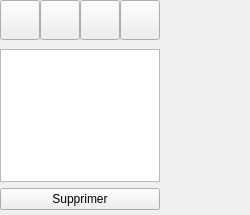
<?xml version="1.0" encoding="UTF-8"?>
<ui version="4.0">
 <class>PlayerManager</class>
 <widget class="QWidget" name="PlayerManager">
  <property name="geometry">
   <rect>
    <x>0</x>
    <y>0</y>
    <width>250</width>
    <height>215</height>
   </rect>
  </property>
  <property name="windowTitle">
   <string>Form</string>
  </property>
  <property name="styleSheet">
   <string notr="true"/>
  </property>
  <widget class="QPushButton" name="Precedent">
   <property name="geometry">
    <rect>
     <x>0</x>
     <y>0</y>
     <width>40</width>
     <height>40</height>
    </rect>
   </property>
   <property name="text">
    <string/>
   </property>
   <property name="icon">
    <iconset resource="iconeslecteur.qrc">
     <normaloff>:/Icones/precedent</normaloff>:/Icones/precedent</iconset>
   </property>
   <property name="iconSize">
    <size>
     <width>30</width>
     <height>30</height>
    </size>
   </property>
  </widget>
  <widget class="QPushButton" name="Suivant">
   <property name="geometry">
    <rect>
     <x>40</x>
     <y>0</y>
     <width>40</width>
     <height>40</height>
    </rect>
   </property>
   <property name="text">
    <string/>
   </property>
   <property name="icon">
    <iconset>
     <normalon>:/Icones/suivant</normalon>
    </iconset>
   </property>
   <property name="iconSize">
    <size>
     <width>30</width>
     <height>30</height>
    </size>
   </property>
  </widget>
  <widget class="QPushButton" name="Aleatoire">
   <property name="geometry">
    <rect>
     <x>80</x>
     <y>0</y>
     <width>40</width>
     <height>40</height>
    </rect>
   </property>
   <property name="text">
    <string/>
   </property>
   <property name="icon">
    <iconset>
     <normalon>:/Icones/aleag</normalon>
    </iconset>
   </property>
   <property name="iconSize">
    <size>
     <width>30</width>
     <height>30</height>
    </size>
   </property>
  </widget>
  <widget class="QPushButton" name="Dossiers">
   <property name="geometry">
    <rect>
     <x>120</x>
     <y>0</y>
     <width>40</width>
     <height>40</height>
    </rect>
   </property>
   <property name="text">
    <string/>
   </property>
   <property name="icon">
    <iconset>
     <normalon>:/Icones/dossiers</normalon>
    </iconset>
   </property>
   <property name="iconSize">
    <size>
     <width>30</width>
     <height>30</height>
    </size>
   </property>
  </widget>
  <widget class="QWidget" name="ListePlaylist" native="true">
   <property name="geometry">
    <rect>
     <x>0</x>
     <y>49</y>
     <width>160</width>
     <height>161</height>
    </rect>
   </property>
   <layout class="QVBoxLayout" name="verticalLayout">
    <item>
     <widget class="QListWidget" name="Playlist">
      <property name="alternatingRowColors">
       <bool>false</bool>
      </property>
      <property name="selectionMode">
       <enum>QAbstractItemView::MultiSelection</enum>
      </property>
     </widget>
    </item>
    <item>
     <widget class="QPushButton" name="Suppression">
      <property name="text">
       <string>Supprimer</string>
      </property>
      <property name="shortcut">
       <string>Del</string>
      </property>
     </widget>
    </item>
   </layout>
  </widget>
  <widget class="QLabel" name="Nb">
   <property name="geometry">
    <rect>
     <x>170</x>
     <y>10</y>
     <width>80</width>
     <height>21</height>
    </rect>
   </property>
   <property name="text">
    <string/>
   </property>
  </widget>
 </widget>
 <resources>
  <include location="iconeslecteur.qrc"/>
 </resources>
 <connections/>
</ui>
